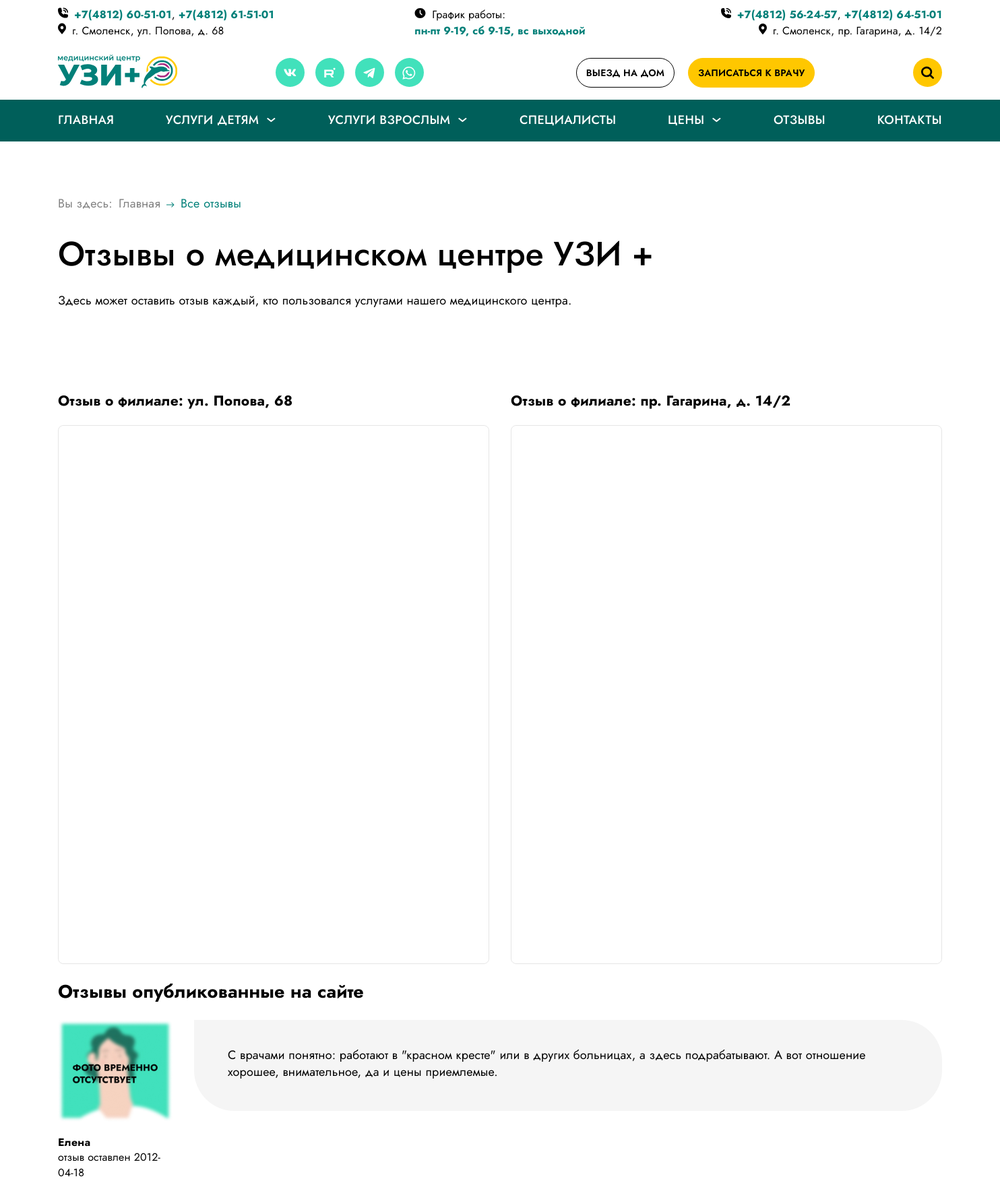
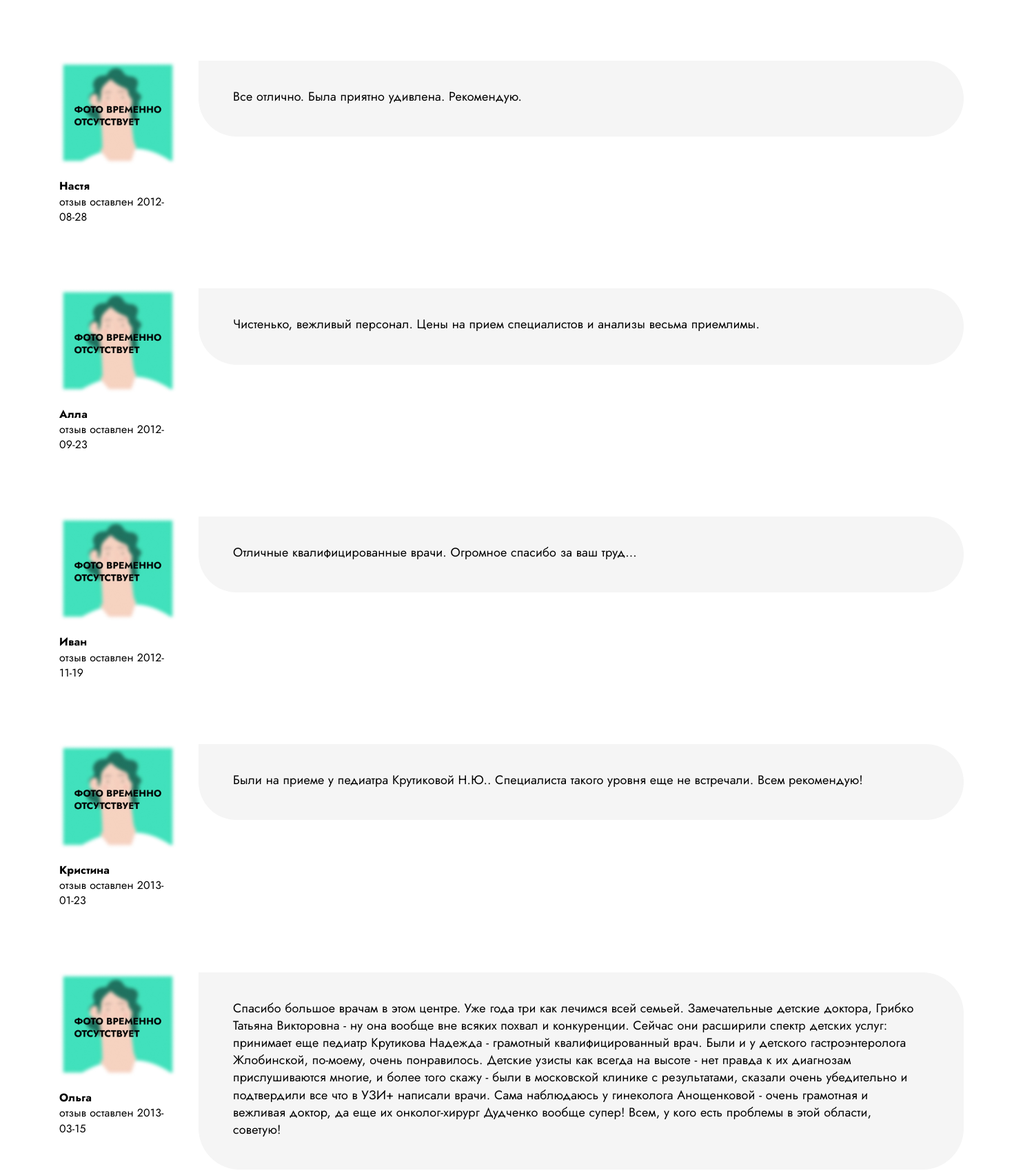
/all-reviews.php (upper part), run on the app's committed database (2 pictures, top to bottom).
### tables this page shows
CREATE TABLE `reviews` (
  `id` int(11) NOT NULL,
  `date` date NOT NULL,
  `photo` text NOT NULL,
  `name` varchar(60) NOT NULL,
  `text` text NOT NULL,
  `favorites` tinyint(1) DEFAULT NULL
);

### templates/_review-item--simple.php (the view)
<article class="review-item review-item--simple">
  <div class="review-item__left">
    <div class="review-item__photo">
      <?php if($item['photo']) :  ?>
      <img src="<?php echo$item['photo']; ?>" alt="">
      <?php else:  ?>
      <img src="./img/reviews/1.jpg" alt="">
      <?php endif; ?>
    </div>
    <p>
      <strong><?php echo$item['name']; ?></strong> отзыв оставлен <?php echo$item['date']; ?>
    </p>
  </div>
  <div class="review-item__right">
    <blockquote><?php echo$item['text']; ?></blockquote>
  </div>
</article>

### all-reviews.php (shortened to what this page needs)
<?php
require_once('config.php');
include "./templates/_head.php";
include "./templates/_header.php";
?>
<main>
  <section class="all-reviews section">
    <div class="wrapper">
      <ul class="breadcrumbs">
        <li>Вы здесь:<a href="./index.php"><span>Главная</span></a></li>
        <li><a><span>Все отзывы</span></a></li>
      </ul>
      <br>
      <h1 class="title">Отзывы о медицинском центре УЗИ +</h1>
      <div class="all-reviews__lead">
        <p class="">Здесь может оставить отзыв каждый, кто пользовался услугами нашего медицинского
          центра.</p>
      </div>
      <?php include "./components/yandex-widget-review.php"; ?>
      <h2>Отзывы опубликованные на сайте</h2>
      <div class="all-reviews__list">
      <?php
        $sql = "SELECT * FROM `reviews`";
        $result = $data_base->query($sql);
        $reviews = $result->fetchAll(PDO::FETCH_ASSOC);
        foreach( $reviews as $item) {
          include "./templates/_review-item--simple.php";
        };
      ?>
      </div>
    </div>
  </section>
  <?php include "./templates/_footer.php"; ?>

### css/style.css (style rules this page uses)
:root { --brand1: #005F5A; --brand2: #018079; --brand3: #00716B; --brand4: #41E1BB; --brand5: #87EFD6; --brand6: #DBFFF6; --accent1: #FFC700; --accent2: #FFC700; --accent3: #A82680; --Black: #000000; --Gray1: #828282; --gray2: #E4E4E4; --gray3: #F5F5F5; --White: #ffffff; --fsz: 18px; }
html { box-sizing: border-box; scroll-behavior: smooth; }
html *, html *::before, html *::after { box-sizing: border-box; }
body { margin: 0; min-width: 320px; overflow-x: hidden; font-family: "Jost", sans-serif; line-height: 1.4; background-color: var(--White); position: relative; font-style: normal; font-weight: 400; font-size: var(--fsz); color: var(--Black); letter-spacing: 0.01em; }
img { height: auto; max-width: 100%; }
.section { padding: 80px 0 100px; }
.wrapper { max-width: 1352px; padding: 0 20px; width: 100%; margin: 0 auto; }
.title { font-size: 50px; font-weight: 500; line-height: 1.1; color: var(--Black); margin: 0; margin-bottom: 0.6em; }
.breadcrumbs { list-style: none; padding: 0; margin: 0; align-items: flex-start; display: flex; margin-bottom: 0.5em; }
.breadcrumbs li { margin-right: 0.5em; display: flex; align-items: center; color: var(--Gray1); }
.breadcrumbs li::after { content: url("../img/icons/breadcrumbs-arow.svg"); margin-left: 0.5em; }
.breadcrumbs li:last-child { color: var(--brand2); }
.breadcrumbs li:last-child::after { display: none; }
.breadcrumbs li:first-child a { margin-left: 0.5em; }
.all-reviews__list { display: grid; gap: 72px; grid-template-columns: 1fr; }
.all-reviews__lead { margin: 0; margin-bottom: 100px; }
.review-item { display: grid; grid-template-columns: 3fr 9fr; gap: 32px; align-items: flex-start; }
.review-item__photo { max-width: 220px; }
.review-item__photo img { display: block; margin-bottom: 20px; }
.review-item p { display: block; margin: 0; margin-bottom: 20px; font-weight: 400; font-size: 18px; }
.review-item p strong { font-weight: 700; display: block; }
.review-item blockquote { font-size: 18px; line-height: 1.4; margin: 0; color: #000000; padding: 40px 70px 45px 50px; background: #f5f5f5; border-radius: 0 60px 60px 60px; }
.review-item--simple { grid-template-columns: 170px 1fr; }
.review-item--simple p { font-size: 16px; }

### data on the page
reviews: name "Елена", date "2012-04-18", text "С врачами понятно: работают в \"красном кресте\" или в других больницах, а здесь подрабатывают. А вот отношение хорошее, внимательное, да и цены приемлемые."
reviews: name "Настя", date "2012-08-28", text "Все отлично. Была приятно удивлена. Рекомендую."
reviews: name "Алла", date "2012-09-23", text "Чистенько, вежливый персонал. Цены на прием специалистов и анализы весьма приемлимы."
reviews: name "Иван", date "2012-11-19", text "Отличные квалифицированные врачи. Огромное спасибо за ваш труд..."
reviews: name "Кристина", date "2013-01-23", text "Были на приеме у педиатра Крутиковой Н.Ю.. Специалиста такого уровня еще не встречали. Всем рекомендую!"
reviews: name "Ольга", date "2013-03-15", text "Спасибо большое врачам в этом центре. Уже года три как лечимся всей семьей. Замечательные детские доктора, Грибко Татьяна Викторовна - ну она вообще вне всяких похвал и конкуренции. Сейчас они расширили спектр детских услуг: принимает еще педиатр Крутикова Надежда - грамотный квалифицированный врач. Были и у детского гастроэнтеролога Жлобинской, по-моему, очень понравилось. Детские узисты как всегда на высоте - нет правда к их диагнозам прислушиваются многие, и более того скажу - были в московской клинике с результатами, сказали очень убедительно и подтвердили все что в УЗИ+ написали врачи. Сама наблюдаюсь у гинеколога Анощенковой - очень грамотная и вежливая доктор, да еще их…"
